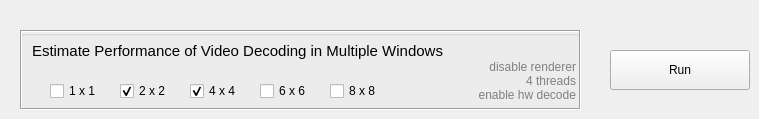
    <widget class="QWidget" name="tab">
     <attribute name="title">
      <string>Decode Benchmark</string>
     </attribute>
     <widget class="QGroupBox" name="groupBox_db">
      <property name="geometry">
       <rect>
        <x>20</x>
        <y>30</y>
        <width>561</width>
        <height>80</height>
       </rect>
      </property>
      <property name="title">
       <string/>
      </property>
      <widget class="QLabel" name="label_multiple_windows_db">
       <property name="geometry">
        <rect>
         <x>0</x>
         <y>0</y>
         <width>561</width>
         <height>80</height>
        </rect>
       </property>
       <property name="font">
        <font>
         <pointsize>11</pointsize>
        </font>
       </property>
       <property name="frameShape">
        <enum>QFrame::Box</enum>
       </property>
       <property name="frameShadow">
        <enum>QFrame::Sunken</enum>
       </property>
       <property name="lineWidth">
        <number>1</number>
       </property>
       <property name="text">
        <string>Estimate Performance of Video Decoding in Multiple Windows</string>
       </property>
       <property name="alignment">
        <set>Qt::AlignLeading|Qt::AlignLeft|Qt::AlignTop</set>
       </property>
       <property name="margin">
        <number>5</number>
       </property>
       <property name="indent">
        <number>10</number>
       </property>
      </widget>
      <widget class="QCheckBox" name="checkBox2x2_db">
       <property name="geometry">
        <rect>
         <x>100</x>
         <y>50</y>
         <width>60</width>
         <height>22</height>
        </rect>
       </property>
       <property name="text">
        <string>2 x 2</string>
       </property>
       <property name="checked">
        <bool>true</bool>
       </property>
      </widget>
      <widget class="QCheckBox" name="checkBox4x4_db">
       <property name="geometry">
        <rect>
         <x>170</x>
         <y>50</y>
         <width>60</width>
         <height>22</height>
        </rect>
       </property>
       <property name="text">
        <string>4 x 4</string>
       </property>
       <property name="checked">
        <bool>true</bool>
       </property>
      </widget>
      <widget class="QCheckBox" name="checkBox6x6_db">
       <property name="geometry">
        <rect>
         <x>240</x>
         <y>50</y>
         <width>60</width>
         <height>22</height>
        </rect>
       </property>
       <property name="text">
        <string>6 x 6</string>
       </property>
      </widget>
      <widget class="QCheckBox" name="checkBox8x8_db">
       <property name="geometry">
        <rect>
         <x>310</x>
         <y>50</y>
         <width>60</width>
         <height>22</height>
        </rect>
       </property>
       <property name="text">
        <string>8 x 8</string>
       </property>
      </widget>
      <widget class="QLabel" name="label_8">
       <property name="geometry">
        <rect>
         <x>424</x>
         <y>20</y>
         <width>132</width>
         <height>61</height>
        </rect>
       </property>
       <property name="styleSheet">
        <string notr="true">color: gray</string>
       </property>
       <property name="text">
        <string>disable renderer
4 threads
enable hw decode</string>
       </property>
       <property name="alignment">
        <set>Qt::AlignRight|Qt::AlignTrailing|Qt::AlignVCenter</set>
       </property>
       <property name="wordWrap">
        <bool>false</bool>
       </property>
      </widget>
      <widget class="QCheckBox" name="checkBox1x1_db">
       <property name="geometry">
        <rect>
         <x>30</x>
         <y>50</y>
         <width>60</width>
         <height>22</height>
        </rect>
       </property>
       <property name="text">
        <string>1 x 1</string>
       </property>
      </widget>
     </widget>
     <widget class="QPushButton" name="pushButtonMultipleWindows_db">
      <property name="geometry">
       <rect>
        <x>610</x>
        <y>50</y>
        <width>140</width>
        <height>40</height>
       </rect>
      </property>
      <property name="text">
       <string>Run</string>
      </property>
     </widget>
    </widget>
